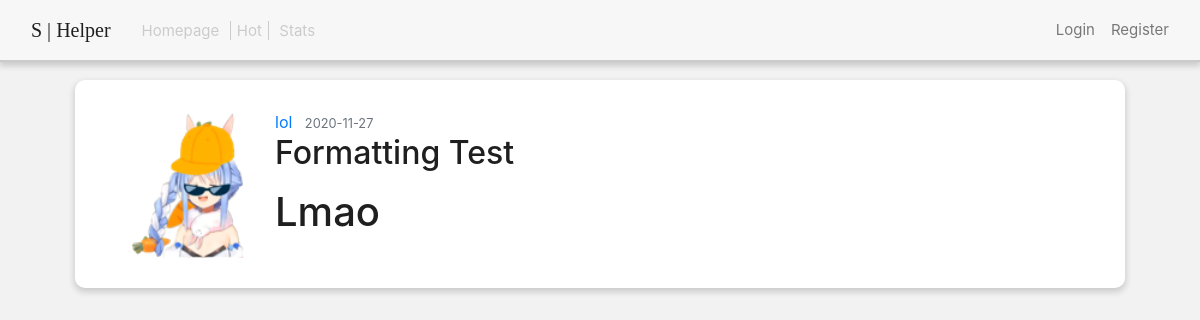
Screenshot of /post/3 with the database file from the repository.
### hub/models.py (models this page shows, shortened)
class User(db.Model, UserMixin):
    id = db.Column(db.Integer, primary_key=True)
    username = db.Column(db.String(20), unique=True, nullable=False)
    email = db.Column(db.String(120), unique=True, nullable=False)
    image_file = db.Column(db.String(20), nullable=False, default='default.jpg')
    password = db.Column(db.String(60), nullable=False)
    posts = db.relationship('Post', backref='author', lazy=True)

class Post(db.Model):
    id = db.Column(db.Integer, primary_key=True)
    title = db.Column(db.String(100), nullable=False)
    date_posted = db.Column(db.DateTime, nullable=False, default=datetime.utcnow)
    content = db.Column(db.Text, nullable=False)
    user_id = db.Column(db.Integer, db.ForeignKey('user.id'), nullable=False)

### hub/routes.py (the view)
@app.route("/post/<int:post_id>")
def post(post_id):
    post = Post.query.get_or_404(post_id)
    return render_template('post.html', title=post.title, post=post)

### hub/templates/post.html (shortened to what this page needs)
{% extends "no_sidebar.index.html" %}
{% block navbar %}
    <div class="cpx-15 button_cont">
        <a class="button_txt sf_semibold_sel right_mar dehigh" href="{{ url_for('front') }}">Homepage</a>
        <a class="button_txt middle_mar dehigh sf_semibold_sel" href="/#">Hot</a>
        <a class="button_txt sf_semibold_sel left_mar dehigh" href="{{ url_for('stats') }}">Stats</a>
    </div>
{% endblock navbar %}
{% block body %}
  <article class="media sidbar white_bg shadow_lol sidbar_padding">
    <img class="article_image" src="{{ url_for('static', filename='profile_pics/' + post.author.image_file) }}">
    <div class="media-body">
      <div class="article-metadata">
        <a class="mr-2" href="#">{{ post.author.username }}</a>
        <small class="text-muted">{{ post.date_posted.strftime('%Y-%m-%d') }}</small>
      </div>
      <h2 class="article-title">{{ post.title }}</h2>
      <p class="article-content">{{ post.content | safe }}</p>
    </div>
  </article>
{% endblock body %}

### hub/static/customCss/shelper.css (style rules this page uses)
body { font-family: "SF Pro Display"; background-color: #F2F2F2; color: #1F1F1F; }
.white_bg { background-color: white; }
.shadow_lol { box-shadow: 0px 3px 6px 1px rgba(0, 0, 0, 0.16); }
.button_txt { font-size: 15px; text-decoration: none; color: #787878; }
.button_cont { border: 1px solid rgba(203, 203, 203, 0); }
.cpx-15 { padding-right: 15px; padding-left: 15px; border-radius: 5px; }
.dehigh { color: #CBCBCB; }
.middle_mar { padding-right: 6px; padding-left: 6px; border-left: 1px solid #CBCBCB; border-right: 1px solid #CBCBCB; transition: 0.3s; }
.left_mar { margin-left: 6px; transition: 0.3s; }
.right_mar { margin-right: 6px; transition: 0.3s; }
.sidbar { margin-right: 0px; margin-top: 5rem; border-radius: 10px; }
.sidbar_padding { padding: 30px 50px 30px 50px; }
.article_image { width: 150px }

### rows the page displays
User: image_file (picture), author.username "lol"
Post: date_posted "2020-11-27", title "Formatting Test", content "Lmao"
